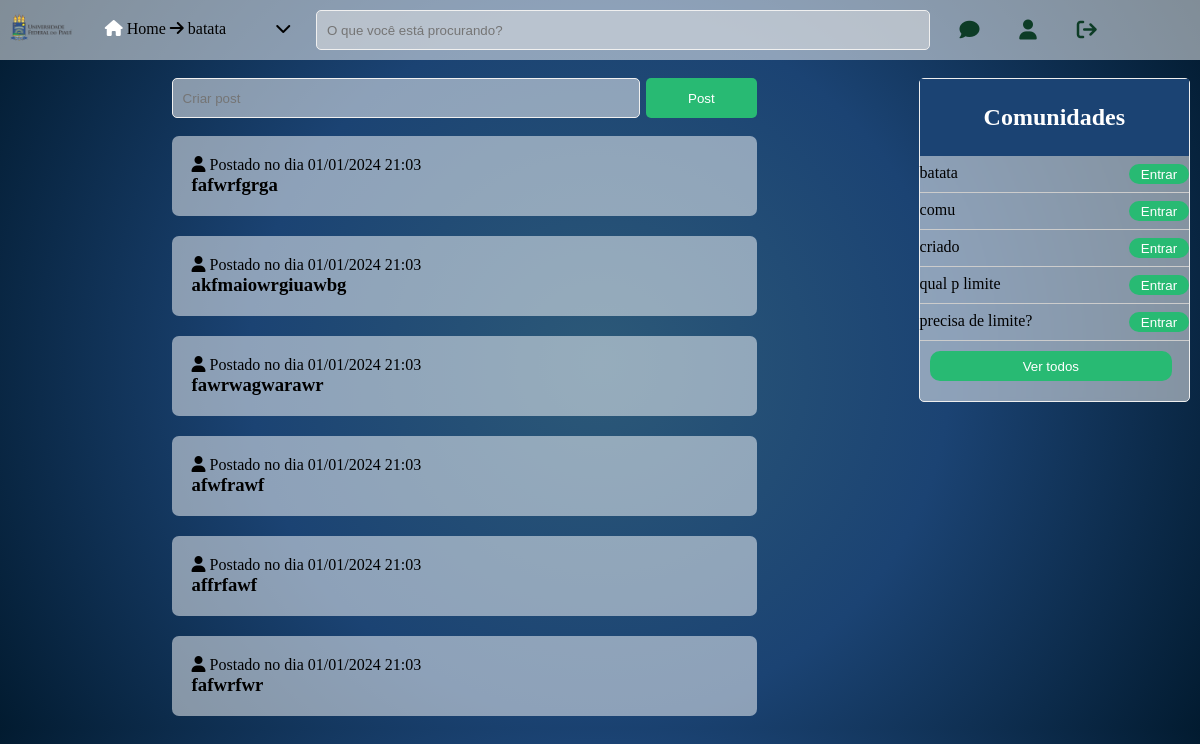
The app's page /redeufpi/comunidade/batata (signed in) with its own data.
### app_rede_ufpi/models.py (models this page shows)
class Comunidades(models.Model):
    id = models.AutoField(
        primary_key=True
    )
    nome = models.CharField(
        max_length=255
    )
    user = models.ForeignKey(
        get_user_model() ,
        on_delete=models.CASCADE
    )

class Post(models.Model):
    id = models.AutoField(primary_key=True)
    conteudo = models.TextField()
    comunidade = models.ForeignKey(
        'Comunidades',
        on_delete=models.CASCADE,
        related_name='posts'
    )
    user = models.ForeignKey(
        get_user_model(),
        on_delete=models.CASCADE
    )
    data = models.DateTimeField(
        auto_now_add=True
    )

### app_rede_ufpi/views.py (the view)
# urls.py: path('redeufpi/comunidade/<str:name>', views.comunidade, name='comunidade'),
@login_required
def comunidade(request, name):
    comunidades = Comunidades.objects.all()
    comunidade = Comunidades.objects.get(nome=name)
    posts_list = Post.objects.filter(comunidade=comunidade).order_by('-data')
    paginator = Paginator(posts_list, 9999)
    page = request.GET.get('page')
    posts = paginator.get_page(page)
    return render(request, 'redeufpi/comunidade.html', {'comunidade':comunidade, 'comunidades':comunidades, 'posts':posts})

### app_rede_ufpi/templates/redeufpi/comunidade.html (shortened to what this page needs)
{% load static %}
<!DOCTYPE html>
<html lang="pt br">
<head>
  <link rel="stylesheet" href="{% static 'css/telainicial.css' %}">
  <link rel="stylesheet" href="https://cdnjs.cloudflare.com/ajax/libs/font-awesome/6.5.0/css/all.min.css">
<body>
    <header>
      <div class="wraper-header">
        <div class="logo">
          <img src="{% static 'img/ufpi-icone1.png' %}" alt="ufpi-icone1">
        </div>
        <div class="home-btn">
          <p>
            <span>
              <a href="{% url 'home-page' %}"><i class="fa-solid fa-house"></i></a>
              Home <i class="fa-solid fa-arrow-right"></i> {{comunidade.nome}}
            </span>
          </p>
          <p>
            <i class="fa-solid fa-chevron-down"></i>
          </p>
        </div>
        <div class="search">
          <input type="text" placeholder="O que você está procurando?">
        </div>
        <div class="notifications">
          <i class="fa-solid fa-comment"></i>
          <a href="/redeufpi/perfil/{{user.username}}"><i class="fa-solid fa-user"></i>
          <a href="{% url 'logout' %}"><i class="fa-solid fa-arrow-right-from-bracket"></i></a>
        </div>
      </div>
    </header>
    <br>
    <section class="main">
      <div class="wraper-main">
        <div class="posts">
          <div class="postBox">
            <form action="{{comunidade.nome}}/criar-post" method="POST">
                <div class="postbox__input">
                    <input type="text" name = "conteudo" placeholder="Criar post"/>
                    <button class="postBox__postButton">Post</button>
                </div>
            </form>
          </div>
          <br>
          {% for post in posts %}
          <div class="post-single">
            <div class="post-content">
              <div class="post-content-text">
                <p><i class="fa-solid fa-user"></i> <b>{{post.user.first_name}} {{post.user.last_name}}</b>  Postado no dia {{ post.data|date:"d/m/Y H:i" }}</p>
                <h3>{{post.conteudo}}</h3>
              </div>
            </div>
          </div>
          {% endfor %}
        </div>
        <div class="sidebar">
          <div class="comunidades">
            <h2>Comunidades</h2>
            {% if comunidades %}
              {% for comunidade in comunidades %}
                <div class="comunidade-single">
                  <p>{{ comunidade.nome }}</p>
                  <p><button><a href="{{comunidade.nome}}">Entrar</a></button></p>
                </div>
              {% endfor %}
            {% else %}
              <p>Nenhuma comunidade encontrada</p>
            {% endif %}
            <p><button class="view-all"><a href="{% url 'comunidades' %}">Ver todos</a></button></p>
          </div>
        </div>
      </div>
    </section>
  </body>
  </html>

### static/css/telainicial.css (style rules this page uses)
* { margin: 0; padding: 0; box-sizing: border-box; }
body { background: radial-gradient(circle, rgb(44, 89, 120), rgb(27, 67, 115), rgb(2, 27, 48)); }
header { padding: 10px 0; background-color: rgba(255, 255, 255, 0.5); }
.wraper-header, .wraper-main { width: 100%; padding: 0 10px; display: flex; max-width: 1480px; margin: 0 auto; }
.wraper-main { display: flex; justify-content: space-between; max-width: 1480px; margin: 0 auto; }
.wraper-header img { width: 70px; }
.home-btn { margin: 10px 0; display: flex; justify-content: space-around; width: 20%; }
.search { width: 52%; }
.search input { width: 100%; height: 40px; background-color: rgb(230, 230, 230, 0.5); border-radius: 5px; border: 1px solid rgb(240, 240, 240); padding-left: 10px; }
.notifications { margin: 0 10px; display: flex; justify-content: space-around; width: 15%; }
.notifications i { cursor: pointer; font-size: 20px; padding: 10px; color: #0d3c26;; }
.posts { width: 53%; overflow-y: auto; margin: 0 auto; max-height: 650px; padding: 0 20px; }
.post-single { display: flex; background-color: rgba(255, 255, 255, 0.5); margin-bottom: 20px; border-radius: 7px; }
.post-content { flex-grow: 1; overflow-y: auto; padding: 10px; }
.sidebar { width:23%; }
.comunidades { padding-bottom: 10px; background-color: rgba(255, 255, 255, 0.5); backdrop-filter: blur(2px); border: 1.5px solid #eee; border-radius: 5px; }
.comunidades h2 { color: rgb(255, 255, 255); text-align: center; padding: 25px; background-color: rgb(27, 67, 115); }
.comunidade-single { display: flex; justify-content: space-between; padding: 8px 0; border-bottom: 1px solid #ccc; }
.comunidade-single button { background-color: #28ba73; color: white; border-radius: 10px; border: 0; width: 60px; height: 20px; }
.comunidade-single a { text-decoration: none; color: white; }
.comunidades p { color: rgb(0, 0, 0); }
.comunidades button.view-all { width: 90%; display: block; margin: 10px; height: 30px; border: 0; background-color: #28ba73; color: white; border-radius: 10px; }
.post-content-text { padding: 10px; }
.postBox { position: relative; width: 100%; }
.postBox input { width: 80%; height: 40px; background-color: rgba(255, 255, 255, 0.5); border-radius: 5px; border: 1px solid rgb(240, 240, 240); padding-left: 10px; display: flex; box-sizing: border-box; }
.postbox__input { position: relative; }
.postBox__postButton { position: absolute; top: 50%; right: 0; transform: translate(0, -50%); width: 19%; height: 40px; border: 0; background-color: #28ba73; color: white; border-radius: 5px; }
a { text-decoration: none; color: white; }

### records on screen
Comunidades: nome "batata"
Post: data "01/01/2024 21:03", conteudo "fafwrfgrga"
Post: data "01/01/2024 21:03", conteudo "akfmaiowrgiuawbg"
Post: data "01/01/2024 21:03", conteudo "fawrwagwarawr"
Post: data "01/01/2024 21:03", conteudo "afwfrawf"
Post: data "01/01/2024 21:03", conteudo "affrfawf"
Post: data "01/01/2024 21:03", conteudo "fafwrfwr"
Comunidades: nome "comu"
Comunidades: nome "criado"
Comunidades: nome "qual p limite"
Comunidades: nome "precisa de limite?"
